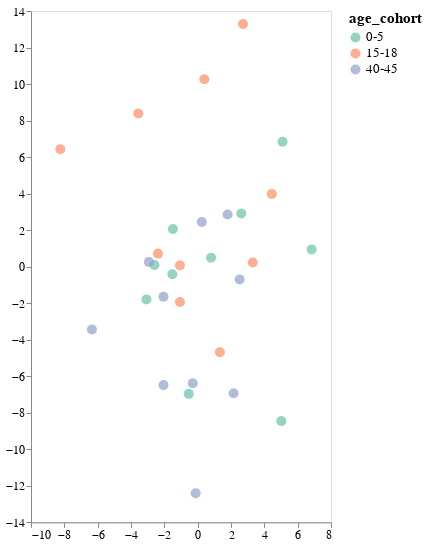

This figure's notebook cell:
### Code cell
mds_and_plot(escape_df, mds_random_state=7, feature_range=(-1,1))

### Figure 1 — Vega-Lite specification as saved in the notebook (floating-point values rounded to 4 significant figures)
{"config": {"view": {"continuousWidth": 300, "continuousHeight": 300}, "axis": {"grid": false, "labelFontSize": 12, "title": null}, "legend": {"labelFontSize": 13, "titleFontSize": 15}}, "data": {"name": "data-b94d3ab068122cb537afa3c71bc6d63c"}, "mark": {"type": "circle", "opacity": 0.7, "size": 100}, "encoding": {"color": {"field": "age_cohort", "scale": {"scheme": "set2"}, "type": "nominal"}, "detail": {"field": "serum", "type": "nominal"}, "tooltip": [{"field": "serum", "type": "nominal"}, {"field": "age_cohort", "type": "nominal"}], "x": {"field": "x_coord", "scale": {"padding": 5}, "type": "quantitative"}, "y": {"field": "y_coord", "scale": {"padding": 5}, "type": "quantitative"}}, "height": 511.3, "width": 300, "$schema": "https://vega.github.io/schema/vega-lite/v5.8.0.json", "datasets": {"data-b94d3ab068122cb537afa3c71bc6d63c": [{"serum": "2367", "x_coord": 5.095, "y_coord": 6.843, "age_cohort": "0-5"}, {"serum": "3944", "x_coord": -2.591, "y_coord": 0.08991, "age_cohort": "0-5"}, {"serum": "2462", "x_coord": -0.5373, "y_coord": -6.966, "age_cohort": "0-5"}, {"serum": "2389", "x_coord": 2.617, "y_coord": 2.914, "age_cohort": "0-5"}, {"serum": "2323", "x_coord": 6.839, "y_coord": 0.9352, "age_cohort": "0-5"}, {"serum": "2388", "x_coord": 5.021, "y_coord": -8.458, "age_cohort": "0-5"}, {"serum": "2463", "x_coord": -1.483, "y_coord": 2.059, "age_cohort": "0-5"}, {"serum": "3973", "x_coord": 0.8037, "y_coord": 0.4882, "age_cohort": "0-5"}, {"serum": "4299", "x_coord": -1.515, "y_coord": -0.419, "age_cohort": "0-5"}, {"serum": "4584", "x_coord": -3.073, "y_coord": -1.803, "age_cohort": "0-5"}, {"serum": "2343", "x_coord": -1.064, "y_coord": -1.937, "age_cohort": "15-18"}, {"serum": "2350", "x_coord": -3.564, "y_coord": 8.385, "age_cohort": "15-18"}, {"serum": "2365", "x_coord": 4.447, "y_coord": 3.979, "age_cohort": "15-18"}, {"serum": "2380", "x_coord": 0.4013, "y_coord": 10.26, "age_cohort": "15-18"}, {"serum": "2382", "x_coord": 3.306, "y_coord": 0.2256, "age_cohort": "15-18"}, {"serum": "3866", "x_coord": 2.722, "y_coord": 13.29, "age_cohort": "15-18"}, {"serum": "3856", "x_coord": -2.38, "y_coord": 0.7149, "age_cohort": "15-18"}, {"serum": "3857", "x_coord": -1.065, "y_coord": 0.07091, "age_cohort": "15-18"}, {"serum": "3862", "x_coord": 1.331, "y_coord": -4.683, "age_cohort": "15-18"}, {"serum": "3895", "x_coord": -8.239, "y_coord": 6.433, "age_cohort": "15-18"}, {"serum": "33C", "x_coord": -2.051, "y_coord": -1.646, "age_cohort": "40-45"}, {"serum": "34C", "x_coord": 2.518, "y_coord": -0.7064, "age_cohort": "40-45"}, {"serum": "197C", "x_coord": 0.2463, "y_coord": 2.448, "age_cohort": "40-45"}, {"serum": "199C", "x_coord": 1.796, "y_coord": 2.861, "age_cohort": "40-45"}, {"serum": "215C", "x_coord": -2.926, "y_coord": 0.2613, "age_cohort": "40-45"}, {"serum": "210C", "x_coord": -0.1209, "y_coord": -12.41, "age_cohort": "40-45"}, {"serum": "74C", "x_coord": 2.156, "y_coord": -6.931, "age_cohort": "40-45"}, {"serum": "68C", "x_coord": -2.05, "y_coord": -6.486, "age_cohort": "40-45"}, {"serum": "150C", "x_coord": -6.346, "y_coord": -3.438, "age_cohort": "40-45"}, {"serum": "18C", "x_coord": -0.2935, "y_coord": -6.381, "age_cohort": "40-45"}]}}
